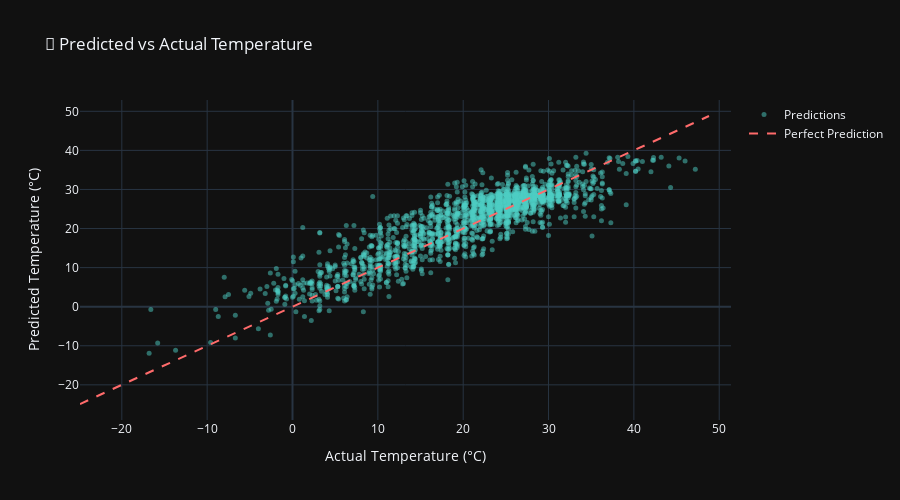

The notebook cell saved with this chart:
### Markdown cell above
## 8. Prediction vs Actual

### Code cell
# Get predictions from best tree-based model
y_pred_best = rf_model.predict(X_test)

# Sample for visualization
sample_size = min(2000, len(y_test))
sample_idx = np.random.choice(len(y_test), sample_size, replace=False)

fig = go.Figure()

# Scatter plot
fig.add_trace(go.Scatter(
    x=y_test.iloc[sample_idx],
    y=y_pred_best[sample_idx],
    mode='markers',
    marker=dict(color='#4ECDC4', opacity=0.5, size=5),
    name='Predictions'
))

# Perfect prediction line
min_val = min(y_test.min(), y_pred_best.min())
max_val = max(y_test.max(), y_pred_best.max())
fig.add_trace(go.Scatter(
    x=[min_val, max_val],
    y=[min_val, max_val],
    mode='lines',
    line=dict(color='#FF6B6B', dash='dash'),
    name='Perfect Prediction'
))

fig.update_layout(
    title='🎯 Predicted vs Actual Temperature',
    xaxis_title='Actual Temperature (°C)',
    yaxis_title='Predicted Temperature (°C)',
    template='plotly_dark',
    height=500
)
fig.show()

### Figure 1 — Plotly figure (JSON) as saved in the notebook; plotly's stock layout.template omitted (floating-point values rounded to 4 significant figures; data arrays with more than 128 entries replaced by an {"elided": "..."} marker saying what was removed)
{"data": [{"marker": {"color": "#4ECDC4", "opacity": 0.5, "size": 5}, "mode": "markers", "name": "Predictions", "type": "scatter", "x": {"elided": "2000 float values"}, "y": {"elided": "2000 float values"}}, {"line": {"color": "#FF6B6B", "dash": "dash"}, "mode": "lines", "name": "Perfect Prediction", "type": "scatter", "x": [-24.9, 48.8], "y": [-24.9, 48.8]}], "layout": {"height": 500, "title": {"text": "🎯 Predicted vs Actual Temperature"}, "xaxis": {"title": {"text": "Actual Temperature (°C)"}}, "yaxis": {"title": {"text": "Predicted Temperature (°C)"}}}}
